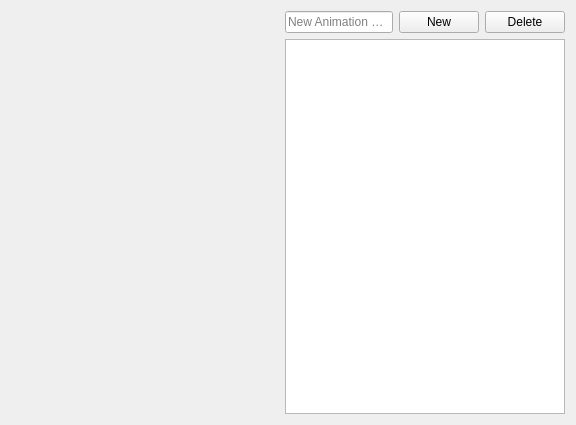
<?xml version="1.0" encoding="UTF-8"?>
<ui version="4.0">
 <class>AnimationCreator</class>
 <widget class="QWidget" name="AnimationCreator">
  <property name="geometry">
   <rect>
    <x>0</x>
    <y>0</y>
    <width>576</width>
    <height>425</height>
   </rect>
  </property>
  <property name="windowTitle">
   <string>Form</string>
  </property>
  <layout class="QHBoxLayout" name="horizontalLayout">
   <item>
    <layout class="QGridLayout" name="gridLayout_3">
     <item row="0" column="1">
      <spacer name="verticalSpacer">
       <property name="orientation">
        <enum>Qt::Vertical</enum>
       </property>
       <property name="sizeHint" stdset="0">
        <size>
         <width>20</width>
         <height>40</height>
        </size>
       </property>
      </spacer>
     </item>
     <item row="1" column="0">
      <spacer name="horizontalSpacer">
       <property name="orientation">
        <enum>Qt::Horizontal</enum>
       </property>
       <property name="sizeHint" stdset="0">
        <size>
         <width>40</width>
         <height>20</height>
        </size>
       </property>
      </spacer>
     </item>
     <item row="1" column="1" rowspan="2">
      <layout class="QGridLayout" name="gridLayout" rowstretch="0" columnstretch="0"/>
     </item>
     <item row="2" column="2">
      <spacer name="horizontalSpacer_2">
       <property name="orientation">
        <enum>Qt::Horizontal</enum>
       </property>
       <property name="sizeHint" stdset="0">
        <size>
         <width>40</width>
         <height>20</height>
        </size>
       </property>
      </spacer>
     </item>
     <item row="3" column="1">
      <spacer name="verticalSpacer_2">
       <property name="orientation">
        <enum>Qt::Vertical</enum>
       </property>
       <property name="sizeHint" stdset="0">
        <size>
         <width>20</width>
         <height>40</height>
        </size>
       </property>
      </spacer>
     </item>
    </layout>
   </item>
   <item>
    <layout class="QGridLayout" name="gridLayout_2">
     <item row="0" column="0">
      <widget class="QLineEdit" name="lineEdit">
       <property name="toolTip">
        <string/>
       </property>
       <property name="placeholderText">
        <string>New Animation Name</string>
       </property>
      </widget>
     </item>
     <item row="0" column="1">
      <widget class="QPushButton" name="pushButton">
       <property name="text">
        <string>New</string>
       </property>
      </widget>
     </item>
     <item row="0" column="2">
      <widget class="QPushButton" name="pushButton_2">
       <property name="text">
        <string>Delete</string>
       </property>
      </widget>
     </item>
     <item row="1" column="0" colspan="3">
      <widget class="QListWidget" name="listWidget"/>
     </item>
    </layout>
   </item>
  </layout>
 </widget>
 <resources/>
 <connections/>
</ui>
